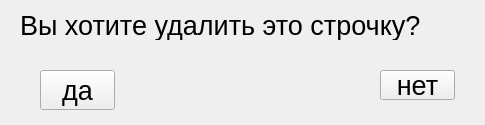
<?xml version="1.0" encoding="UTF-8"?>
<ui version="4.0">
 <class>delete_resit</class>
 <widget class="QWidget" name="delete_resit">
  <property name="geometry">
   <rect>
    <x>0</x>
    <y>0</y>
    <width>485</width>
    <height>125</height>
   </rect>
  </property>
  <property name="windowTitle">
   <string>удаление данных </string>
  </property>
  <widget class="QPushButton" name="pushButton_yes_residents">
   <property name="geometry">
    <rect>
     <x>40</x>
     <y>70</y>
     <width>75</width>
     <height>40</height>
    </rect>
   </property>
   <property name="font">
    <font>
     <pointsize>20</pointsize>
    </font>
   </property>
   <property name="text">
    <string>да</string>
   </property>
  </widget>
  <widget class="QPushButton" name="pushButton_no_residents">
   <property name="geometry">
    <rect>
     <x>380</x>
     <y>70</y>
     <width>75</width>
     <height>30</height>
    </rect>
   </property>
   <property name="font">
    <font>
     <pointsize>20</pointsize>
    </font>
   </property>
   <property name="text">
    <string>нет</string>
   </property>
  </widget>
  <widget class="QLabel" name="label_resident">
   <property name="geometry">
    <rect>
     <x>20</x>
     <y>10</y>
     <width>410</width>
     <height>30</height>
    </rect>
   </property>
   <property name="font">
    <font>
     <pointsize>20</pointsize>
    </font>
   </property>
   <property name="text">
    <string>Вы хотите удалить это строчку?</string>
   </property>
  </widget>
 </widget>
 <resources/>
 <connections/>
</ui>
